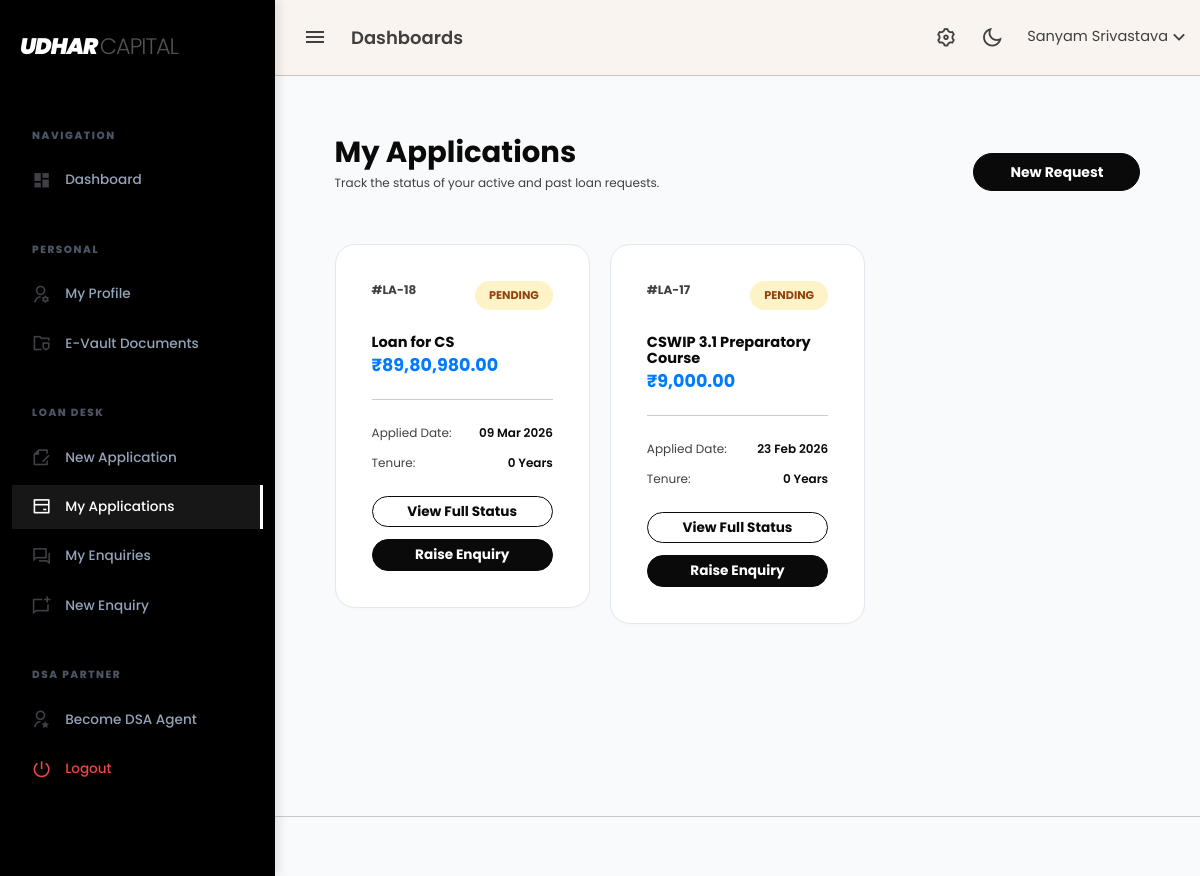
The page /customer/my-applications.php (signed in) on the database its author committed.
### tables this page shows
CREATE TABLE `loan_applications` (
  `id` bigint(20) UNSIGNED NOT NULL,
  `customer_id` bigint(20) UNSIGNED NOT NULL,
  `service_id` bigint(20) UNSIGNED NOT NULL,
  `dsa_id` bigint(20) UNSIGNED DEFAULT NULL,
  `assigned_staff_id` bigint(20) UNSIGNED DEFAULT NULL,
  `assigned_by` bigint(20) UNSIGNED DEFAULT NULL,
  `assigned_at` timestamp NULL DEFAULT NULL,
  `interest_rate` decimal(5,2) NOT NULL DEFAULT 0.00,
  `interest_type` enum('year','month') NOT NULL DEFAULT 'year',
  `requested_amount` decimal(15,2) NOT NULL,
  `tenure_years` int(11) NOT NULL,
  `emi_amount` decimal(15,2) NOT NULL,
  `status` enum('pending','approved','rejected','disbursed') DEFAULT 'pending',
  `is_read` tinyint(1) NOT NULL DEFAULT 0,
  `read_at` timestamp NULL DEFAULT NULL,
  `created_at` timestamp NOT NULL DEFAULT current_timestamp(),
  `rejection_note` text DEFAULT NULL
);

CREATE TABLE `services` (
  `id` bigint(20) UNSIGNED NOT NULL,
  `category_id` bigint(20) UNSIGNED NOT NULL,
  `sub_category_id` bigint(20) UNSIGNED NOT NULL,
  `service_name` varchar(255) NOT NULL,
  `title` varchar(255) NOT NULL,
  `slug` varchar(255) NOT NULL,
  `short_description` text DEFAULT NULL,
  `long_description` longtext DEFAULT NULL,
  `hero_image` varchar(255) DEFAULT NULL,
  `card_img` varchar(255) DEFAULT NULL,
  `created_at` timestamp NULL DEFAULT current_timestamp(),
  `updated_at` timestamp NULL DEFAULT current_timestamp() ON UPDATE current_timestamp()
);

### includes/format_helpers.php (called while the page is built)
<?php
if (!function_exists('format_inr')) {
    function format_inr($amount, int $decimals = 0): string
    {
        $num = (float)$amount;
        $neg = $num < 0 ? '-' : '';
        $num = abs($num);
        $fixed = number_format($num, $decimals, '.', '');
        $parts = explode('.', $fixed);
        $intPart = $parts[0];
        $decimalPart = $parts[1] ?? '';
        if (strlen($intPart) > 3) {
            $last3 = substr($intPart, -3);
            $rest = substr($intPart, 0, -3);
            $rest = preg_replace('/\B(?=(\d{2})+(?!\d))/', ',', $rest);
            $intPart = $rest . ',' . $last3;
        }
        if ($decimals > 0) {
            return $neg . $intPart . '.' . $decimalPart;
        }
        return $neg . $intPart;
    }
}

### customer/my-applications.php (the view, shortened to what this page needs)
<?php
include 'header.php';
$customer_id = $_SESSION['customer_id'];
$query = "SELECT la.*, s.service_name, s.sub_category_id
          FROM loan_applications la
          JOIN services s ON la.service_id = s.id
          WHERE la.customer_id = $customer_id
          ORDER BY la.created_at DESC";
$result = mysqli_query($conn, $query);
include 'topbar.php';
include 'sidebar.php';
?>
<div class="content-page">
    <div class="container-fluid pt-4">
        <div class="row justify-content-center">
            <div class="col-lg-11">
                <div class="d-flex justify-content-between align-items-center mb-4">
                    <div>
                        <h2 class="fw-bold text-dark mb-1">My Applications</h2>
                        <p class="text-muted small">Track the status of your active and past loan requests.</p>
                    </div>
                    <a href="../apply-loan.php" class="btn btn-dark rounded-pill px-4 fw-bold">New Request</a>
                </div>
                <div class="row">
                    <?php if(mysqli_num_rows($result) > 0): ?>
                        <?php while($row = mysqli_fetch_assoc($result)): ?>
                            <div class="col-md-6 col-xl-4 mb-4">
                                <div class="card-modern p-4">
                                    <div class="d-flex justify-content-between align-items-start mb-3">
                                        <span class="text-muted small fw-bold">#LA-<?= $row['id'] ?></span>
                                        <span class="status-badge bg-<?= $row['status'] ?>"><?= $row['status'] ?></span>
                                    </div>
                                    <h5 class="fw-bold text-dark mb-1"><?= htmlspecialchars($row['service_name']) ?></h5>
                                    <h4 class="fw-bold text-primary mb-3">₹<?= format_inr($row['requested_amount'], 2) ?></h4>
                                    <div class="border-top pt-3 mt-3">
                                        <div class="d-flex justify-content-between small text-muted mb-2">
                                            <span>Applied Date:</span>
                                            <span class="text-dark fw-semibold"><?= date('d M Y', strtotime($row['created_at'])) ?></span>
                                        </div>
                                        <div class="d-flex justify-content-between small text-muted mb-3">
                                            <span>Tenure:</span>
                                            <span class="text-dark fw-semibold"><?= $row['tenure_years'] ?> Years</span>
                                        </div>
                                        <a href="view-application-detail.php?id=<?= $row['id'] ?>" class="btn btn-outline-dark btn-sm w-100 fw-bold rounded-pill mb-2">View Full Status</a>
                                        <a href="enquiry_add.php?loan_type=<?= (int)$row['sub_category_id'] ?>" class="btn btn-dark btn-sm w-100 fw-bold rounded-pill">Raise Enquiry</a>
                                    </div>
                                </div>
                            </div>
                        <?php endwhile; ?>
                    <?php endif; ?>
                </div>
            </div>
        </div>
    </div>
</div>
<?php include 'footer.php'; ?>

### customer/header.php (shortened to what this page needs)
<!DOCTYPE html>
<html lang="en">
<head>
	<link rel="stylesheet" href="assets/vendor/daterangepicker/daterangepicker.css">
	<link rel="stylesheet" href="assets/vendor/admin-resources/jquery.vectormap/jquery-jvectormap-1.2.2.css">
	<link href="assets/css/app.min.css" rel="stylesheet" type="text/css" id="app-style" />
	<link href="assets/css/icons.min.css" rel="stylesheet" type="text/css" />
    <link rel="stylesheet" href="https://cdnjs.cloudflare.com/ajax/libs/font-awesome/6.4.2/css/all.min.css">
</head>
<body>
	<div class="wrapper">

### customer/topbar.php (shortened to what this page needs)
<div class="navbar-custom">
    <div class="topbar container-fluid">
        <div class="d-flex align-items-center gap-1">
            <button class="button-toggle-menu">
                <i class="mdi mdi-menu"></i>
            </button>
            <h4 class="page-title d-none d-sm-block">Dashboards</h4>
        </div>
        <ul class="topbar-menu d-flex align-items-center gap-3">
            <li class="d-none d-sm-inline-block">
                <a class="nav-link" data-bs-toggle="offcanvas" href="#theme-settings-offcanvas">
                    <span class="ri-settings-3-line fs-22"></span>
                </a>
            </li>
            <li class="d-none d-sm-inline-block">
                <div class="nav-link" id="light-dark-mode">
                    <i class="ri-moon-line fs-22"></i>
                </div>
            </li>
            <li class="dropdown">
                <a class="nav-link dropdown-toggle arrow-none nav-user" data-bs-toggle="dropdown" href="#" role="button" aria-haspopup="false" aria-expanded="false">
                    <span class="d-lg-block d-none">
                        <h5 class="my-0 fw-normal"> <?php echo   $_SESSION['customer_name'] ?? 'Customer' ?><i class="ri-arrow-down-s-line fs-22 d-none d-sm-inline-block align-middle"></i></h5>
                    </span>
                </a>
            </li>
        </ul>
    </div>
</div>

### customer/sidebar.php (shortened to what this page needs)
<?php
$current_page = basename($_SERVER['PHP_SELF']);
$dsa_request_active = ($current_page === 'become-dsa.php');
?>
<div class="leftside-menu">
    <a href="dashboard.php" class="logo-lg">
        <span class="logo-text">UDHAR <span class="logo-sub">CAPITAL</span></span>
    </a>
    <div data-simplebar class="h-100">
        <ul class="side-nav">
            <li class="side-nav-title">Navigation</li>
            <li class="side-nav-item <?= ($current_page == 'dashboard.php') ? 'active' : '' ?>">
                <a href="dashboard.php" class="side-nav-link">
                    <i class="ri-dashboard-fill"></i>
                    <span>Dashboard</span>
                </a>
            </li>
            <li class="side-nav-title">Personal</li>
            <li class="side-nav-item <?= ($current_page == 'profile.php') ? 'active' : '' ?>">
                <a href="profile.php" class="side-nav-link">
                    <i class="ri-user-settings-line"></i>
                    <span>My Profile</span>
                </a>
            </li>
            <li class="side-nav-item <?= ($current_page == 'documents.php') ? 'active' : '' ?>">
                <a href="documents.php" class="side-nav-link">
                    <i class="ri-folder-shield-2-line"></i>
                    <span>E-Vault Documents</span>
                </a>
            </li>
            <li class="side-nav-title">Loan Desk</li>
            <li class="side-nav-item <?= ($current_page == 'loan-application.php' || $current_page == 'apply-loan.php') ? 'active' : '' ?>">
                <a href="../apply-loan.php" class="side-nav-link">
                    <i class="ri-file-edit-line"></i>
                    <span>New Application</span>
                </a>
            </li>
            <li class="side-nav-item <?= ($current_page == 'my-applications.php' || $current_page == 'view-application-detail.php') ? 'active' : '' ?>">
                <a href="my-applications.php" class="side-nav-link">
                    <i class="ri-bank-card-line"></i>
                    <span>My Applications</span>
                </a>
            </li>
            <li class="side-nav-item <?= ($current_page == 'enquiries.php' || $current_page == 'enquiry_view.php') ? 'active' : '' ?>">
                <a href="enquiries.php" class="side-nav-link">
                    <i class="ri-question-answer-line"></i>
                    <span>My Enquiries</span>
                </a>
            </li>
            <li class="side-nav-item <?= ($current_page == 'enquiry_add.php') ? 'active' : '' ?>">
                <a href="enquiry_add.php" class="side-nav-link">
                    <i class="ri-chat-new-line"></i>
                    <span>New Enquiry</span>
                </a>
            </li>
            <li class="side-nav-title">DSA Partner</li>
            <li class="side-nav-item <?= $dsa_request_active ? 'active' : '' ?>">
                <a href="become-dsa.php" class="side-nav-link">
                    <i class="ri-user-star-line"></i>
                    <span>Become DSA Agent</span>
                </a>
            </li>
         <li class="side-nav-item">
                <a href="db/auth-logout.php" class="side-nav-link" style="color: #ef4444 !important;">
                    <i class="ri-shut-down-line" style="color: #ef4444 !important;"></i>
                    <span>Logout</span>
                </a>
            </li>
        </ul>
    </div>
</div>

### customer/footer.php (shortened to what this page needs)
				<footer class="footer">
				</footer>
			</div>
</body>
</html>

### customer/sidebar.php (style rules this page uses)
:root { --nav-bg: #000000; --nav-text: #94a3b8; --nav-active: #ffffff; --nav-hover-bg: #171717; }
.leftside-menu { background: var(--nav-bg) !important; box-shadow: 4px 0 10px rgba(0,0,0,0.1); width: 260px; }
.side-nav-title { color: #4b5563 !important; font-size: 0.65rem !important; text-transform: uppercase !important; letter-spacing: 0.15em !important; font-weight: 800 !important; padding: 24px 20px 10px !important; }
.side-nav-link { color: var(--nav-text) !important; font-weight: 500 !important; font-size: 0.85rem !important; padding: 12px 20px !important; transition: all 0.3s ease !important; display: flex !important; align-items: center !important; text-decoration: none !important; }
.side-nav-link i { font-size: 1.2rem !important; margin-right: 14px !important; color: #3f3f46 !important; transition: color 0.3s ease; }
.side-nav-item.active .side-nav-link { color: var(--nav-active) !important; background: var(--nav-hover-bg); border-right: 3px solid #ffffff; }
.side-nav-item.active i { color: #ffffff !important; }
.logo-lg { padding: 30px 20px; display: block; text-decoration: none; }
.logo-text { color: white; font-weight: 900; font-size: 1.4rem; letter-spacing: -1px; font-style: italic; }
.logo-sub { color: #525252; font-weight: 300; font-style: normal; }

### customer/my-applications.php (style rules this page uses)
:root { --slate-900: #0f172a; --slate-600: #475569; --slate-200: #e2e8f0; }
.content-page { background-color: #f8fafc; min-height: 100vh; }
.card-modern { border: 1px solid var(--slate-200); border-radius: 20px; background: #fff; box-shadow: 0 1px 3px rgba(0,0,0,0.02); transition: 0.3s; }
.status-badge { padding: 6px 14px; border-radius: 50px; font-size: 0.7rem; font-weight: 700; text-transform: uppercase; }
.bg-pending { background: #fef3c7; color: #92400e; }

### rows shown on the page
loan_applications: id "18", status "PENDING", service.service_name "Loan for CS", requested_amount "89,80,980.00", created_at "09 Mar 2026", tenure_years "0"
loan_applications: id "17", status "PENDING", service.service_name "CSWIP 3.1 Preparatory Course", requested_amount "9,000.00", created_at "23 Feb 2026", tenure_years "0"

### other values the page prints
$_SESSION['customer_name'] "Sanyam Srivastava"
